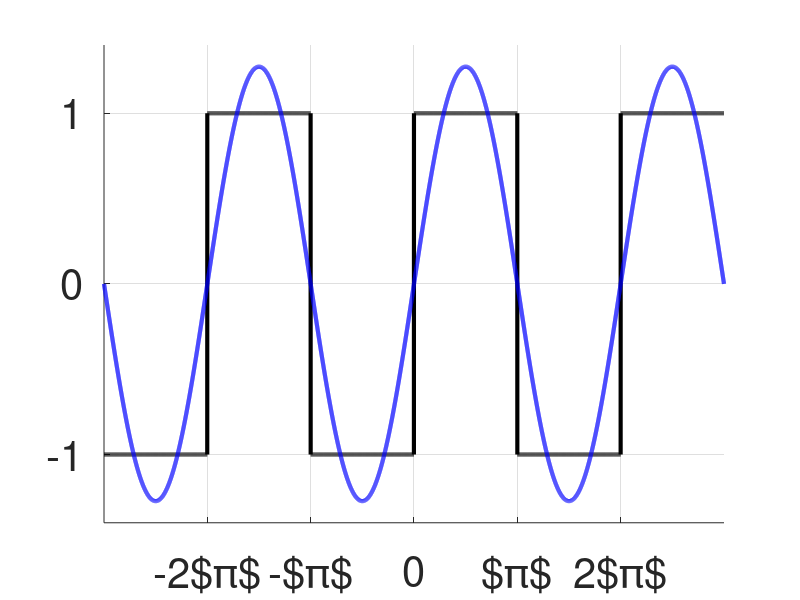

Reproduce this figure in MATLAB.
x = linspace(-3*pi, 3*pi, 10000);
y=ones(1,10000);
for i=1:9999
	y(i) = rem ((-1)^(floor(i*6/10000)+1), 2);
endfor
yAprox = 4/pi * sin(x);

figure
hold on
axis([-3*pi, 3*pi, -1.4, 1.4])
set(gca,'XTick',[-2*pi, -pi, 0 , pi, 2*pi])
set(gca,'XTicklabel', {'-2$\pi$ ' '-$\pi$' '0'  '$\pi$' '2$\pi$'} )
set(gca, 'fontsize', 30)
set(gca,'YTick',[-1, 0, 1])
grid
plot(x,y, 'linewidth', 3, 'color', 'black', x,yAprox, 'linewidth', 3, 'color', 'blue');
print('CuadradaAproximaciones1.tex','-dtex');
